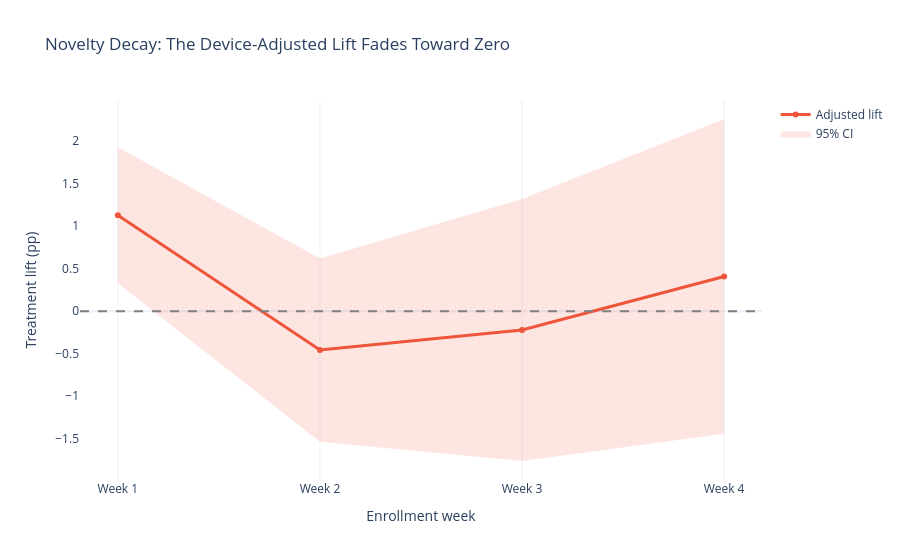

Notebook cell for this chart:
### Code cell
fig = go.Figure()
fig.add_trace(
    go.Scatter(
        x=weekly_effects["week"],
        y=weekly_effects["ci_high_pp"],
        mode="lines",
        line={"width": 0},
        showlegend=False,
        hoverinfo="skip",
    )
)
fig.add_trace(
    go.Scatter(
        x=weekly_effects["week"],
        y=weekly_effects["ci_low_pp"],
        mode="lines",
        line={"width": 0},
        fill="tonexty",
        fillcolor="rgba(239, 85, 59, 0.15)",
        name="95% CI",
    )
)
fig.add_trace(
    go.Scatter(
        x=weekly_effects["week"],
        y=weekly_effects["adjusted_effect_pp"],
        mode="lines+markers",
        line={"color": TREATMENT_COLOR, "width": 3},
        name="Adjusted lift",
    )
)
fig.add_hline(y=0, line_dash="dash", line_color="gray")
fig.update_layout(title="Novelty Decay: The Device-Adjusted Lift Fades Toward Zero", xaxis_title="Enrollment week", yaxis_title="Treatment lift (pp)")
fig.update_yaxes(showgrid=False)
fig.show()

### Figure 1 — Plotly figure (JSON) as saved in the notebook; plotly's stock layout.template omitted (floating-point values rounded to 4 significant figures)
{"data": [{"hoverinfo": "skip", "line": {"width": 0}, "mode": "lines", "showlegend": false, "type": "scatter", "x": ["Week 1", "Week 2", "Week 3", "Week 4"], "y": [1.925, 0.6201, 1.318, 2.259]}, {"fill": "tonexty", "fillcolor": "rgba(239, 85, 59, 0.15)", "line": {"width": 0}, "mode": "lines", "name": "95% CI", "type": "scatter", "x": ["Week 1", "Week 2", "Week 3", "Week 4"], "y": [0.3289, -1.534, -1.761, -1.442]}, {"line": {"color": "#EF553B", "width": 3}, "mode": "lines+markers", "name": "Adjusted lift", "type": "scatter", "x": ["Week 1", "Week 2", "Week 3", "Week 4"], "y": [1.127, -0.457, -0.2212, 0.4084]}], "layout": {"shapes": [{"line": {"color": "gray", "dash": "dash"}, "type": "line", "x0": 0, "x1": 1, "xref": "x domain", "y0": 0, "y1": 0, "yref": "y"}], "title": {"text": "Novelty Decay: The Device-Adjusted Lift Fades Toward Zero"}, "xaxis": {"title": {"text": "Enrollment week"}}, "yaxis": {"showgrid": false, "title": {"text": "Treatment lift (pp)"}}}}
